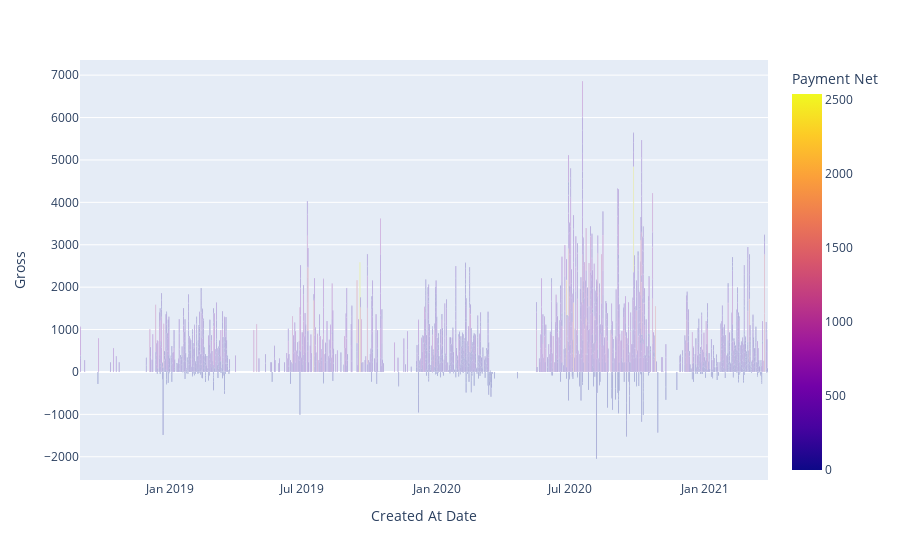

Notebook source saved alongside this figure:
### Code cell
fig = px.bar(sales, x='Created At Date', y='Gross', color = 'Payment Net')
fig.show()

### Figure 1 — Plotly figure (JSON) as saved in the notebook; plotly's stock layout.template omitted (floating-point values rounded to 4 significant figures; data arrays with more than 128 entries replaced by an {"elided": "..."} marker saying what was removed)
{"data": [{"alignmentgroup": "True", "hovertemplate": "Created At Date=%{x}<br>Gross=%{y}<br>Payment Net=%{marker.color}<extra></extra>", "legendgroup": "", "marker": {"color": {"elided": "2359 float values"}, "coloraxis": "coloraxis"}, "name": "", "offsetgroup": "", "orientation": "v", "showlegend": false, "textposition": "auto", "type": "bar", "x": {"elided": "2359 str values"}, "xaxis": "x", "y": {"elided": "2359 float values"}, "yaxis": "y"}], "layout": {"barmode": "relative", "coloraxis": {"colorbar": {"title": {"text": "Payment Net"}}, "colorscale": [[0, "#0d0887"], [0.1111, "#46039f"], [0.2222, "#7201a8"], [0.3333, "#9c179e"], [0.4444, "#bd3786"], [0.5556, "#d8576b"], [0.6667, "#ed7953"], [0.7778, "#fb9f3a"], [0.8889, "#fdca26"], [1, "#f0f921"]]}, "legend": {"tracegroupgap": 0}, "margin": {"t": 60}, "xaxis": {"anchor": "y", "domain": [0, 1], "title": {"text": "Created At Date"}}, "yaxis": {"anchor": "x", "domain": [0, 1], "title": {"text": "Gross"}}}}
